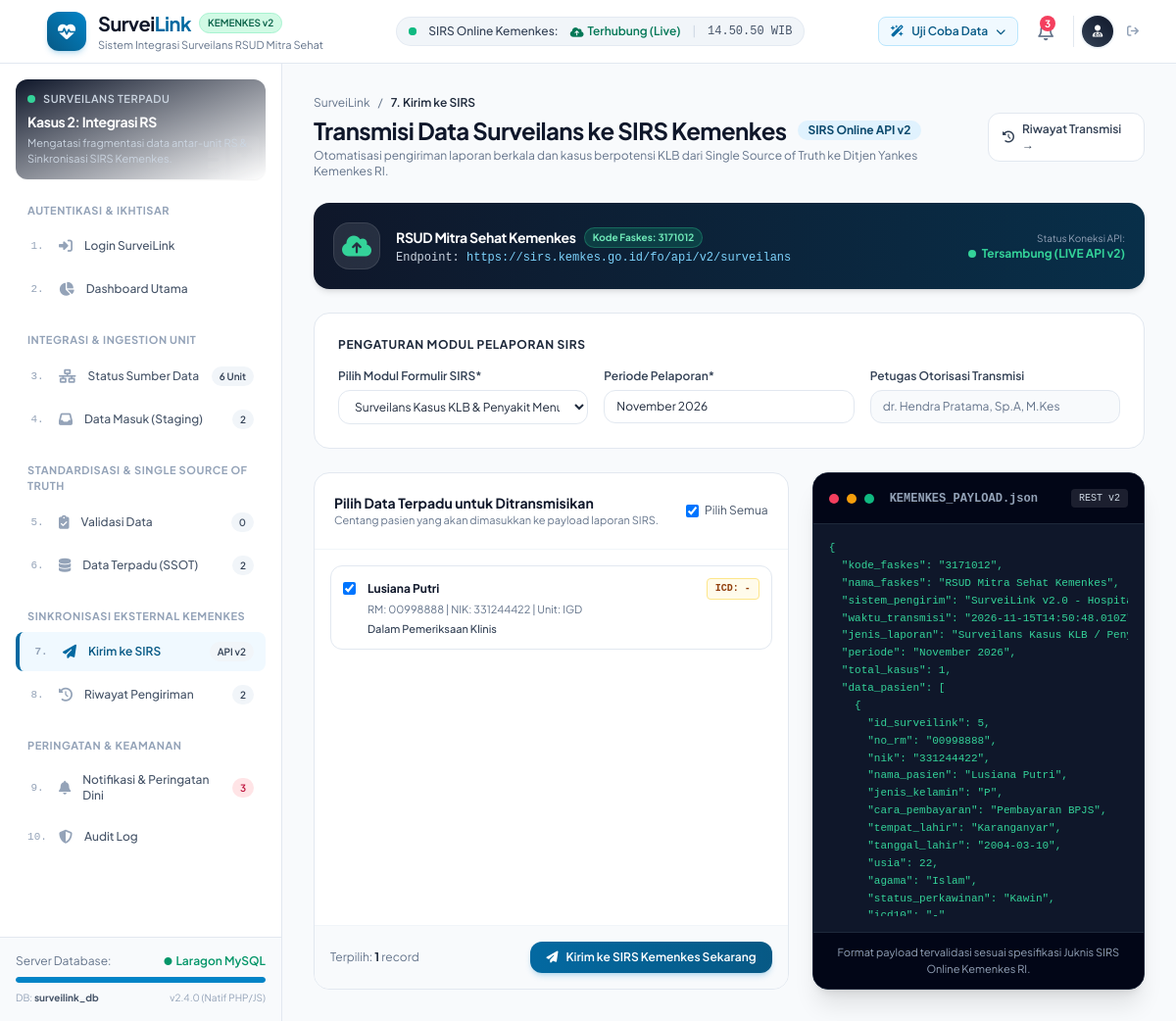
The page /kirim_sirs.php on the database its author committed.
### tables this page shows
CREATE TABLE `sirs_config` (
  `id` int NOT NULL,
  `kode_rs` varchar(20) NOT NULL DEFAULT '3171012',
  `nama_rs` varchar(150) NOT NULL DEFAULT 'RSUD Mitra Sehat Kemenkes',
  `kelas_rs` varchar(50) NOT NULL DEFAULT 'Kelas B Pendidikan',
  `api_endpoint` varchar(255) NOT NULL DEFAULT 'https://sirs.kemkes.go.id/fo/api/v2/surveilans',
  `api_key` varchar(100) NOT NULL DEFAULT 'KEMKES_SIRS_LIVE_882949',
  `secret_key` varchar(100) NOT NULL DEFAULT 'SECRET_SIRS_KEMKES_2026',
  `status_koneksi` varchar(50) NOT NULL DEFAULT 'Tersambung (LIVE API v2)',
  `last_ping` datetime DEFAULT CURRENT_TIMESTAMP
);

CREATE TABLE `data_terpadu` (
  `id` int NOT NULL,
  `data_masuk_id` int DEFAULT NULL,
  `no_rm` varchar(20) NOT NULL,
  `nik` varchar(20) NOT NULL,
  `nama_pasien` varchar(100) NOT NULL,
  `jenis_kelamin` enum('L','P') NOT NULL,
  `cara_pembayaran` varchar(50) NOT NULL DEFAULT 'Pembayaran BPJS',
  `tempat_lahir` varchar(100) NOT NULL DEFAULT 'Jakarta',
  `tanggal_lahir` date NOT NULL,
  `usia` int NOT NULL,
  `agama` varchar(50) NOT NULL DEFAULT 'Islam',
  `status_perkawinan` varchar(50) NOT NULL DEFAULT 'Kawin',
  `alamat_lengkap` text NOT NULL,
  `unit_layanan` varchar(100) NOT NULL,
  `tanggal_masuk` datetime NOT NULL,
  `tanggal_keluar` datetime DEFAULT NULL,
  `kondisi_keluar` varchar(50) DEFAULT 'Dalam Perawatan',
  `kode_icd10` varchar(10) NOT NULL,
  `nama_penyakit` varchar(255) NOT NULL,
  `kategori_surveilans` varchar(100) NOT NULL,
  `hasil_lab_terpadu` varchar(255) DEFAULT NULL,
  `status_sirs` enum('Belum Dikirim','Dalam Antrean','Terkirim','Gagal') NOT NULL DEFAULT 'Belum Dikirim',
  `tgl_validasi` datetime DEFAULT NULL,
  `petugas_validasi` varchar(100) DEFAULT NULL,
  `created_at` timestamp NULL DEFAULT CURRENT_TIMESTAMP
);

### kirim_sirs.php (the view, shortened to what this page needs)
<?php
require_once __DIR__ . '/includes/header.php';
require_once __DIR__ . '/includes/navbar.php';
$readyRecords = $pdo->query("SELECT * FROM data_terpadu WHERE status_sirs != 'Terkirim' ORDER BY id DESC")->fetchAll();
$sirsConfig = $pdo->query("SELECT * FROM sirs_config WHERE id = 1")->fetch();
$totalReady = count($readyRecords);
?>
<div class="flex-1 flex overflow-hidden">
    <?php require_once __DIR__ . '/includes/sidebar.php'; ?>
    <main class="flex-1 overflow-y-auto custom-scrollbar p-4 sm:p-6 lg:p-8 space-y-6">
        <div class="flex flex-col sm:flex-row sm:items-center justify-between gap-4">
            <div>
                <div class="flex items-center gap-2 text-xs text-slate-500 mb-1">
                    <a href="dashboard.php" class="hover:text-brand-600">SurveiLink</a>
                    <span>/</span>
                    <span class="text-slate-800 font-semibold">7. Kirim ke SIRS</span>
                </div>
                <div class="flex items-center gap-3">
                    <h1 class="text-2xl font-bold text-slate-900 tracking-tight">Transmisi Data Surveilans ke SIRS Kemenkes</h1>
                    <span class="px-2.5 py-0.5 rounded-full text-xs font-bold bg-brand-100 text-brand-800">
                        SIRS Online API v2
                    </span>
                </div>
                <p class="text-xs text-slate-500 mt-0.5">Otomatisasi pengiriman laporan berkala dan kasus berpotensi KLB dari Single Source of Truth ke Ditjen Yankes Kemenkes RI.</p>
            </div>
            <div class="flex items-center gap-2">
                <a href="riwayat_pengiriman.php" class="px-3.5 py-2 rounded-xl bg-white border border-slate-200 hover:border-slate-300 text-slate-700 text-xs font-semibold shadow-xs transition flex items-center gap-2">
                    <i class="fa-solid fa-clock-rotate-left"></i>
                    <span>Riwayat Transmisi &rarr;</span>
                </a>
            </div>
        </div>
        <div class="p-5 rounded-2xl bg-gradient-to-r from-slate-900 via-brand-950 to-brand-900 text-white shadow-md relative overflow-hidden">
            <div class="relative z-10 flex flex-col md:flex-row md:items-center justify-between gap-4">
                <div class="flex items-center gap-4">
                    <div class="w-12 h-12 rounded-2xl bg-white/10 backdrop-blur-md flex items-center justify-center text-emerald-400 text-2xl border border-white/10 shrink-0">
                        <i class="fa-solid fa-cloud-arrow-up"></i>
                    </div>
                    <div>
                        <div class="flex items-center gap-2">
                            <h3 class="font-bold text-sm tracking-tight text-white"><?= htmlspecialchars($sirsConfig['nama_rs']) ?></h3>
                            <span class="px-2 py-0.5 text-[10px] font-bold rounded-full bg-emerald-500/20 text-emerald-300 border border-emerald-400/30">
                                Kode Faskes: <?= htmlspecialchars($sirsConfig['kode_rs']) ?>
                            </span>
                        </div>
                        <p class="text-xs text-slate-300 font-mono mt-0.5">
                            Endpoint: <span class="text-brand-300"><?= htmlspecialchars($sirsConfig['api_endpoint']) ?></span>
                        </p>
                    </div>
                </div>
                <div class="flex items-center gap-3">
                    <div class="text-right hidden sm:block">
                        <span class="text-[10px] text-slate-400 block">Status Koneksi API:</span>
                        <span class="text-xs font-bold text-emerald-400 flex items-center gap-1.5 justify-end">
                            <span class="w-2 h-2 rounded-full bg-emerald-400 animate-ping"></span>
                            <?= htmlspecialchars($sirsConfig['status_koneksi']) ?>
                        </span>
                    </div>
                </div>
            </div>
        </div>
        <div class="p-6 rounded-2xl bg-white border border-slate-200 shadow-xs">
            <h3 class="text-xs font-bold text-slate-800 uppercase tracking-wider mb-4">Pengaturan Modul Pelaporan SIRS</h3>
            <div class="grid grid-cols-1 sm:grid-cols-3 gap-4">
                <div>
                    <label class="block text-xs font-semibold text-slate-700 mb-1.5">Pilih Modul Formulir SIRS*</label>
                    <select id="pilihJenisLaporan" onchange="updatePayloadPreview()" class="w-full px-3 py-2 text-xs rounded-xl border border-slate-200 bg-white focus:ring-2 focus:ring-brand-500">
                        <option value="Surveilans Kasus KLB / Penyakit Menular (EWARS)">Surveilans Kasus KLB & Penyakit Menular (EWARS)</option>
                    </select>
                </div>
                <div>
                    <label class="block text-xs font-semibold text-slate-700 mb-1.5">Periode Pelaporan*</label>
                    <input type="text" id="pilihPeriode" value="<?= date('F Y') ?>" onchange="updatePayloadPreview()" class="w-full px-3 py-2 text-xs rounded-xl border border-slate-200 focus:ring-2 focus:ring-brand-500">
                </div>
                <div>
                    <label class="block text-xs font-semibold text-slate-700 mb-1.5">Petugas Otorisasi Transmisi</label>
                    <input type="text" readonly value="<?= htmlspecialchars($_SESSION['user']['nama_lengkap'] ?? 'dr. Hendra Pratama, Sp.A') ?>" class="w-full px-3 py-2 text-xs rounded-xl border border-slate-200 bg-slate-50 text-slate-500">
                </div>
            </div>
        </div>
        <div class="grid grid-cols-1 lg:grid-cols-12 gap-6">
            <div class="lg:col-span-7 rounded-2xl bg-white border border-slate-200 shadow-xs flex flex-col justify-between overflow-hidden">
                <div class="p-5 border-b border-slate-100 flex items-center justify-between">
                    <div>
                        <h3 class="text-sm font-bold text-slate-900">Pilih Data Terpadu untuk Ditransmisikan</h3>
                        <p class="text-[11px] text-slate-500">Centang pasien yang akan dimasukkan ke payload laporan SIRS.</p>
                    </div>
                    <?php if ($totalReady > 0): ?>
                        <div class="flex items-center gap-2">
                            <label class="text-xs text-slate-600 flex items-center gap-1.5 cursor-pointer">
                                <input type="checkbox" id="checkSemua" checked onchange="toggleSelectAll(this)" class="rounded text-brand-600 focus:ring-brand-500">
                                <span>Pilih Semua</span>
                            </label>
                        </div>
                    <?php endif; ?>
                </div>
                <div class="p-4 flex-1 overflow-y-auto max-h-96 custom-scrollbar">
                    <?php if ($totalReady === 0): ?>
                        <div class="p-8 text-center text-xs text-slate-500">
                            <div class="w-12 h-12 rounded-xl bg-slate-100 text-slate-400 flex items-center justify-center text-lg mx-auto mb-2">
                                <i class="fa-solid fa-clipboard-check"></i>
                            </div>
                            <h4 class="font-bold text-slate-700">Tidak Ada Data Baru yang Siap Kirim (0)</h4>
                            <p class="mt-1">Seluruh data terpadu telah terkirim atau belum ada data yang divalidasi.</p>
                            <a href="data_masuk.php" class="mt-3 inline-block px-3.5 py-1.5 rounded-lg bg-brand-50 text-brand-700 font-semibold text-xs border border-brand-200">
                                Buka Data Masuk &rarr;
                            </a>
                        </div>
                    <?php else: ?>
                        <div class="space-y-2">
                            <?php foreach ($readyRecords as $rec): ?>
                                <label class="p-3 rounded-xl border border-slate-200 hover:border-brand-300 hover:bg-slate-50/70 transition flex items-start gap-3 cursor-pointer">
                                    <input type="checkbox" name="selected_records[]" value="<?= $rec['id'] ?>" checked onchange="updatePayloadPreview()" class="patient-checkbox mt-1 rounded text-brand-600 focus:ring-brand-500">
                                    <div class="flex-1 text-xs">
                                        <div class="flex items-center justify-between">
                                            <span class="font-bold text-slate-900"><?= htmlspecialchars($rec['nama_pasien']) ?></span>
                                            <span class="px-2 py-0.5 rounded text-[10px] font-mono font-bold bg-amber-50 text-amber-800 border border-amber-200">
                                                ICD: <?= htmlspecialchars($rec['kode_icd10']) ?>
                                            </span>
                                        </div>
                                        <div class="text-[11px] text-slate-500 mt-0.5">
                                            RM: <?= htmlspecialchars($rec['no_rm']) ?> | NIK: <?= htmlspecialchars($rec['nik']) ?> | Unit: <?= htmlspecialchars($rec['unit_layanan']) ?>
                                        </div>
                                        <p class="text-[11px] text-slate-700 mt-1 font-medium"><?= htmlspecialchars($rec['nama_penyakit']) ?></p>
                                    </div>
                                </label>
                            <?php endforeach; ?>
                        </div>
                    <?php endif; ?>
                </div>
                <div class="p-4 bg-slate-50 border-t border-slate-100 flex items-center justify-between">
                    <span class="text-xs text-slate-500">Terpilih: <b id="countTerpilih" class="text-slate-800"><?= $totalReady ?></b> record</span>
                    <button id="btnKirimSirs" onclick="eksekusiKirimSirs()" <?= $totalReady === 0 ? 'disabled' : '' ?> class="px-4 py-2 rounded-xl bg-gradient-to-r from-brand-600 to-brand-700 hover:from-brand-700 hover:to-brand-800 disabled:opacity-50 text-white text-xs font-semibold shadow-md shadow-brand-500/20 transition flex items-center gap-2">
                        <i class="fa-solid fa-paper-plane"></i>
                        <span>Kirim ke SIRS Kemenkes Sekarang</span>
                    </button>
                </div>
            </div>
            <div class="lg:col-span-5 rounded-2xl bg-slate-900 border border-slate-800 text-white shadow-xl flex flex-col justify-between overflow-hidden">
                <div class="p-4 bg-slate-950 border-b border-slate-800 flex items-center justify-between">
                    <div class="flex items-center gap-2 text-xs">
                        <span class="w-2.5 h-2.5 rounded-full bg-rose-500"></span>
                        <span class="w-2.5 h-2.5 rounded-full bg-amber-500"></span>
                        <span class="w-2.5 h-2.5 rounded-full bg-emerald-500"></span>
                        <span class="font-mono text-slate-400 ml-2 font-bold">KEMENKES_PAYLOAD.json</span>
                    </div>
                    <span class="text-[10px] px-2 py-0.5 rounded bg-white/10 text-slate-300 font-mono">REST v2</span>
                </div>
                <div class="p-4 flex-1">
                    <pre id="payloadPreview" class="text-[11px] font-mono text-emerald-400 overflow-x-auto max-h-96 custom-scrollbar leading-relaxed"></pre>
                </div>
                <div class="p-3 bg-slate-950 border-t border-slate-800 text-center text-[11px] text-slate-400">
                    Format payload tervalidasi sesuai spesifikasi Juknis SIRS Online Kemenkes RI.
                </div>
            </div>
        </div>
    </main>
</div>
<?php require_once __DIR__ . '/includes/footer.php'; ?>

### includes/header.php (style rules this page uses)
body { font-family: 'Plus Jakarta Sans', sans-serif; background-color: #f8fafc; }

### rows shown on the page
sirs_config: nama_rs "RSUD Mitra Sehat Kemenkes", kode_rs "3171012", api_endpoint "https://sirs.kemkes.go.id/fo/api/v2/surveilans", status_koneksi "Tersambung (LIVE API v2)"
data_terpadu: nama_pasien "Lusiana Putri", kode_icd10 "-", no_rm "00998888", nik "331244422", unit_layanan "IGD", nama_penyakit "Dalam Pemeriksaan Klinis"

### other values the page prints
$totalNotifBelumDibaca "3"
$group['category'] "AUTENTIKASI & IKHTISAR"
$item['number'] "1"
$item['title'] "Login SurveiLink"
$item['number'] "2"
$item['title'] "Dashboard Utama"
$group['category'] "INTEGRASI & INGESTION UNIT"
$item['number'] "3"
$item['title'] "Status Sumber Data"
$item['badge'] "6 Unit"
$item['number'] "4"
$item['title'] "Data Masuk (Staging)"
$item['badge'] "2"
$group['category'] "STANDARDISASI & SINGLE SOURCE OF TRUTH"
$item['number'] "5"
